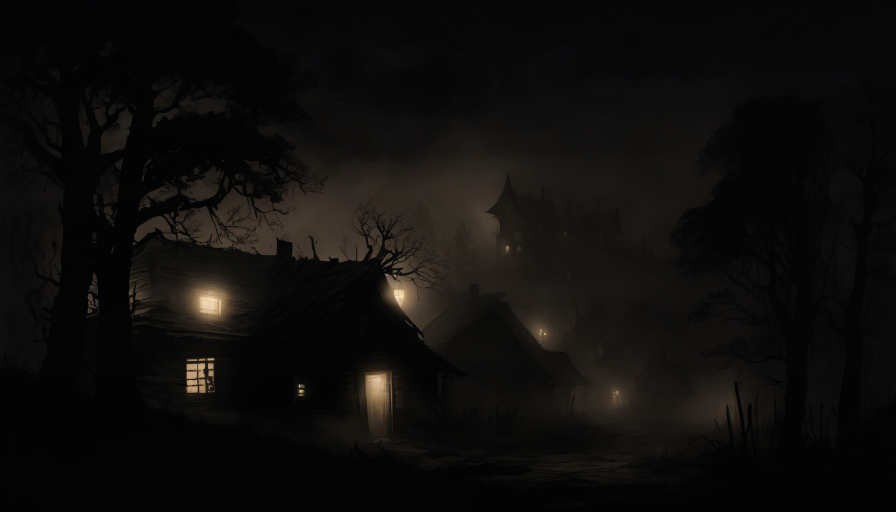
#> input picture Source/platform/aurora_os/devilution_launcher/assets/bg.jpg, 2688 x 1536 px (shown at 1/3 size)
$ python tanh_compress.py ../../../Source/platform/aurora_os/devilution_launcher/assets/bg.jpg out.png --vc 1.0
#> lines starting #> are read from the running program, lines starting #| are printed output that depends on the picture; after the words box and inside, x2 and y2 are one past the last pixel; in counts of white or black regions, pixels touching at a corner belong together
# -*- coding: utf-8 -*-
"""Компрессия ярких зон мягким tanh-плечом (см. assets/ART_PROMPTS.md).

V' = Vc * tanh(V / Vc)  -- монотонная кривая в HSV: тени не трогает
(при малых V почти тождественна), огни/блики мягко сатурируются к Vc.
Маски вида V*(1-k*smoothstep(t,V)) НЕмонотонны -- вокруг огней
расцветают жёлтые кольца, поэтому только tanh.

Пример (фон для магазинных карточек 9:16, Vc=0.35):
    python tanh_compress.py <src.jpg> <out.png> --vc 0.35 \
        --crop-aspect 9:16 --size 1080x1920 --color 0.90
"""
import argparse

import numpy as np
from PIL import Image, ImageEnhance, ImageFilter


def crop_to_aspect(img, aspect):
    w, h = img.size
    cur = w / h
    if cur > aspect:
        nw = int(h * aspect)
        box = ((w - nw) // 2, 0, (w + nw) // 2, h)
    else:
        nh = int(w / aspect)
        box = (0, (h - nh) // 2, w, (h + nh) // 2)
    return img.crop(box)


def to_hsv(arr):
    r, g, b = arr[..., 0], arr[..., 1], arr[..., 2]
    mx = np.maximum(np.maximum(r, g), b)
    mn = np.minimum(np.minimum(r, g), b)
    delta = mx - mn
    v = mx
    s = np.where(mx > 1e-6, delta / np.maximum(mx, 1e-6), 0.0)
    dz = np.zeros_like(delta)
    dz = np.where(delta > 1e-6, 60.0 * ((g - b) / np.where(delta > 1e-6, delta, 1.0)), dz)
    h = np.select(
        [mx == r, mx == g],
        [dz % 360.0, 60.0 * ((b - r) / np.where(delta > 1e-6, delta, 1.0) + 2.0)],
        default=60.0 * ((r - g) / np.where(delta > 1e-6, delta, 1.0) + 4.0),
    )
    return h, s, v


def warm_mask(h):
    # Красно-жёлтый сектор: >=330° и <=60° (как в palette_stats bg_post5).
    return (h >= 330.0) | (h <= 60.0)


def desat_warm(img, k):
    """Приглушает насыщенность только тёплых (красных/жёлтых) оттенков."""
    arr = np.asarray(img.convert("RGB"), dtype=np.float32) / 255.0
    h, s, v = to_hsv(arr)
    mx = v
    s_new = np.where(warm_mask(h), s * k, s)
    # Пересборка RGB из H/S'/V (канонические формулы, по секторам 0..5).
    c = s_new * v
    hp = np.clip(h / 60.0, 0.0, 5.9999)
    x = c * (1.0 - np.abs(hp % 2.0 - 1.0))
    z = np.zeros_like(c)
    idx = hp.astype(np.int64)
    r1 = np.choose(idx, [c, x, z, z, x, c])
    g1 = np.choose(idx, [x, c, c, x, z, z])
    b1 = np.choose(idx, [z, z, x, c, c, x])
    out = np.stack([r1, g1, b1], axis=-1) + (v - c)[..., None]
    return Image.fromarray((np.clip(out, 0.0, 1.0) * 255.0).astype(np.uint8))


def tanh_shoulder(img, vc):
    arr = np.asarray(img.convert("RGB"), dtype=np.float32) / 255.0
    r, g, b = arr[..., 0], arr[..., 1], arr[..., 2]
    mx = np.maximum(np.maximum(r, g), b)
    mn = np.minimum(np.minimum(r, g), b)
    delta = mx - mn
    v = mx
    # S=0 (серые) не трогаем; иначе сжимаем V и пересобираем RGB с тем же H/S
    scale = np.ones_like(v)
    lit = (delta > 1e-6) & (v > 1e-6)
    v_new = vc * np.tanh(v / vc)
    scale[lit] = v_new[lit] / v[lit]
    out = arr * scale[..., None]
    return Image.fromarray((np.clip(out, 0.0, 1.0) * 255.0).astype(np.uint8))


def warm_stats(img):
    arr = np.asarray(img.convert("RGB"), dtype=np.float32) / 255.0
    vis = arr.sum(axis=-1) > 60.0 / 255.0 * 3.0
    if not vis.any():
        return "red% - yellow% -"
    h, s, v = to_hsv(arr)
    hh = h[vis]
    red = ((hh >= 330.0) | (hh < 15.0)).mean() * 100.0
    yellow = ((hh >= 15.0) & (hh <= 60.0)).mean() * 100.0
    return "red% {:.1f} yellow% {:.1f}".format(red, yellow)


def main():
    ap = argparse.ArgumentParser()
    ap.add_argument("src")
    ap.add_argument("out")
    ap.add_argument("--vc", type=float, required=True, help="потолок светов, 0..1")
    ap.add_argument("--color", type=float, default=None, help="десатурация, напр. 0.90")
    ap.add_argument("--desat-warm", type=float, default=None,
                    help="приглушение насыщенности только тёплых (330..60 deg) оттенков")
    ap.add_argument("--blur", type=float, default=None, help="гауссово размытие, px")
    ap.add_argument("--brightness", type=float, default=None, help="множитель яркости после всего")
    ap.add_argument("--midtone", type=float, default=None,
                    help="подъём средних тонов, gamma-показатель, напр. 1.12")
    ap.add_argument("--vignette", type=float, default=None,
                    help="затемнение к краям, 0..1, напр. 0.35")
    ap.add_argument("--crop-aspect", default=None, help="напр. 9:16")
    ap.add_argument("--size", default=None, help="напр. 1080x1920")
    args = ap.parse_args()

    img = Image.open(args.src).convert("RGB")
#> img is the input picture: PIL image 2688x1536 RGB; mean R, G, B 14.8, 13.3, 11.6
    if args.crop_aspect:
        aw, ah = (float(x) for x in args.crop_aspect.split(":"))
        img = crop_to_aspect(img, aw / ah)
    if args.size:
        sw, sh = (int(x) for x in args.size.split("x"))
        img = img.resize((sw, sh), Image.LANCZOS)
    if args.color is not None:
        img = ImageEnhance.Color(img).enhance(args.color)
    before = warm_stats(img)
#> in warm_stats, `vis = arr.sum(axis=-1) > 60.0 / 255.0 * 3.0`:
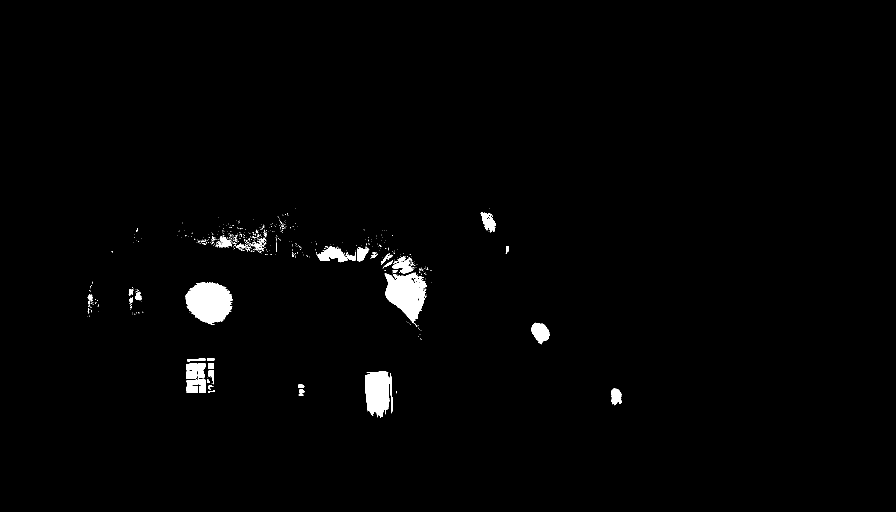
#> vis: shape (1536, 2688) bool (shown at 1/3 size); 1.3% white; 654 white regions (590 under 20 px), largest, box (x1, y1, x2, y2) and area: (556, 847, 699, 968) 12754, (1154, 821, 1280, 973) 10301, (1096, 1115, 1177, 1254) 8560
#> in to_hsv, `s = np.where(mx > 1e-6, delta / np.maximum(mx, 1e-6), 0.0)`:
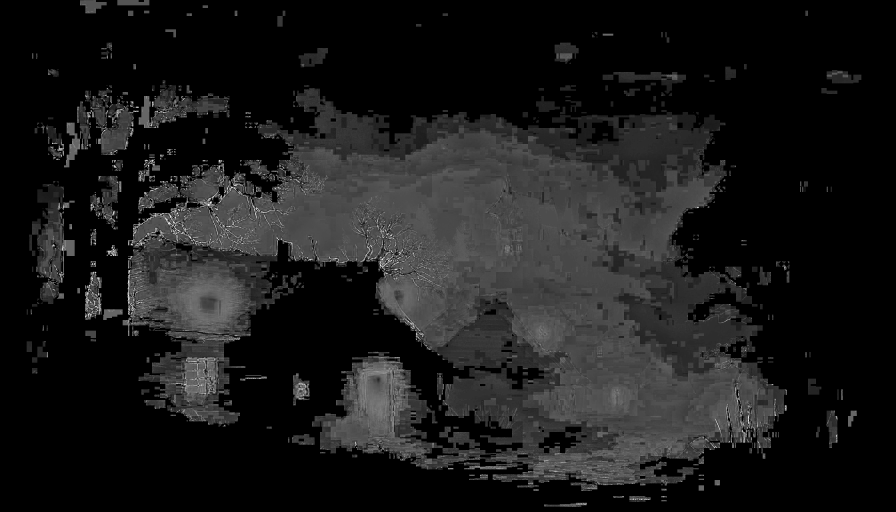
#> s: shape (1536, 2688) float32 (shown at 1/3 size); min 0, max 1, mean 0.105
#> in to_hsv, `dz = np.where(delta > 1e-6, 60.0 * ((g - b) / np.where(delta > 1e-6, d..`:
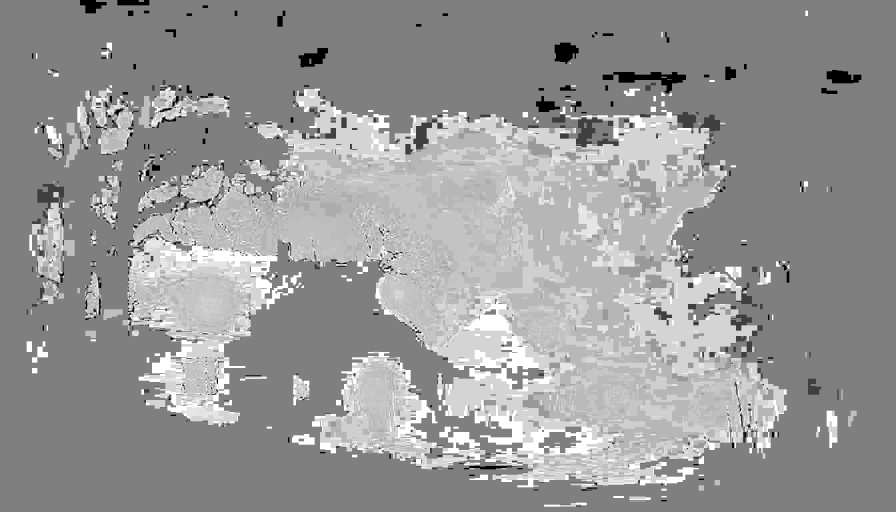
#> dz: shape (1536, 2688) float32 (shown at 1/3 size); min -60, max 60, mean 11.6; drawn with min black and max white
#> in to_hsv, `h = np.select( [mx == r, mx == g], [dz % 360.0, 60.0 * ((b - r) / np.w..`:
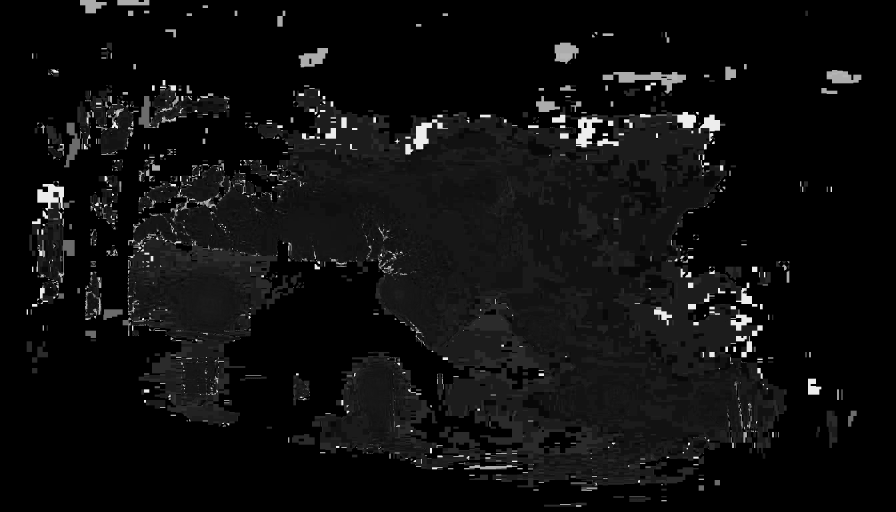
#> h: shape (1536, 2688) float32 (shown at 1/3 size); min 0, max 354, mean 20; drawn with min black and max white
#> in warm_stats, `red = ((hh >= 330.0) | (hh < 15.0)).mean() * 100.0`: red = 0.0435
#> in warm_stats, `yellow = ((hh >= 15.0) & (hh <= 60.0)).mean() * 100.0`: yellow = 99.94
#> before = 'red% 0.0 yellow% 99.9'
    if args.desat_warm is not None:
        img = desat_warm(img, args.desat_warm)
    img = tanh_shoulder(img, args.vc)
#> in tanh_shoulder, `lit = (delta > 1e-6) & (v > 1e-6)`:
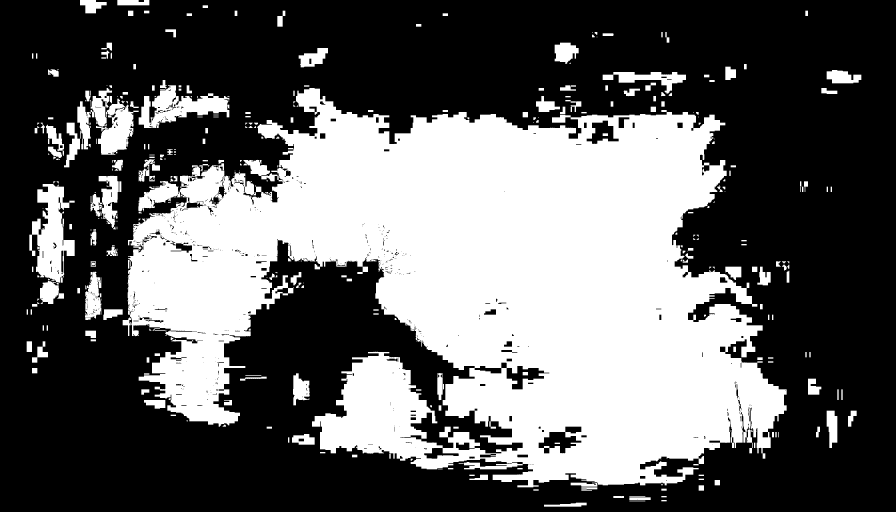
#> lit: shape (1536, 2688) bool (shown at 1/3 size); 38.1% white; 392 white regions (97 under 20 px), largest, box (x1, y1, x2, y2) and area: (383, 264, 2360, 1462) 1418018, (88, 552, 224, 912) 24601, (416, 256, 688, 384) 16230
#> in tanh_shoulder, `scale[lit] = v_new[lit] / v[lit]`:
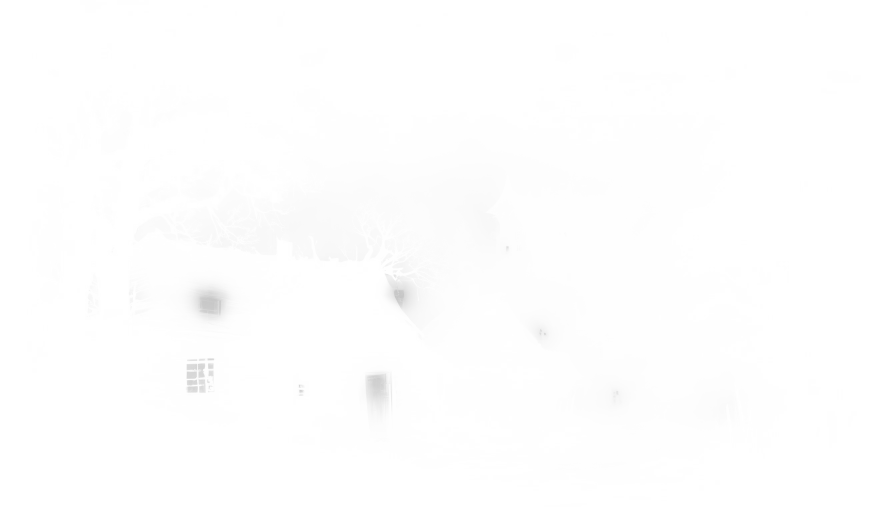
#> scale: shape (1536, 2688) float32 (shown at 1/3 size); min 0.762, max 1, mean 0.997
    print("warm: before [{}] after [{}]".format(before, warm_stats(img)))
#> in warm_stats (call 2), `vis = arr.sum(axis=-1) > 60.0 / 255.0 * 3.0`: vis: shape (1536, 2688) bool; 1.1% white; 496 white regions (446 under 20 px), largest, box (x1, y1, x2, y2) and area: (558, 848, 698, 966) 12329, (1154, 821, 1276, 973) 9590, (1096, 1115, 1177, 1252) 8299
#> in to_hsv (call 2), `r, g, b = arr[..., 0], arr[..., 1], arr[..., 2]`:
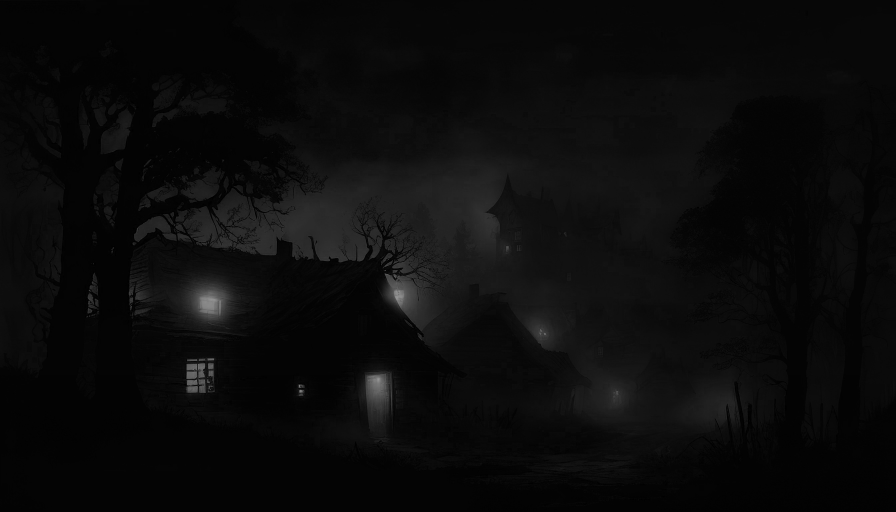
#> b: shape (1536, 2688) float32 (shown at 1/3 size); min 0, max 0.604, mean 0.0437
#| warm: before [red% 0.0 yellow% 99.9] after [red% 0.0 yellow% 100.0]
    if args.blur:
        img = img.filter(ImageFilter.GaussianBlur(args.blur))
    if args.midtone is not None:
        # Подъём средних тонов без задирания потолка: v' = v^(1/k).
        arr = np.asarray(img, dtype=np.float32) / 255.0
        arr = np.power(arr, 1.0 / args.midtone)
        img = Image.fromarray((np.clip(arr, 0.0, 1.0) * 255.0).astype(np.uint8))
    if args.vignette is not None:
        # Мягкая прямоугольная виньетка: гасит края (шпили/окна), центр живой.
        arr = np.asarray(img, dtype=np.float32) / 255.0
        hgt, wid = arr.shape[:2]
        nx = np.abs(np.linspace(-1.0, 1.0, wid))[None, :]
        ny = np.abs(np.linspace(-1.0, 1.0, hgt))[:, None]
        d = np.maximum(nx, ny)
        falloff = np.clip((d - 0.55) / 0.45, 0.0, 1.0)
        arr = arr * (1.0 - args.vignette * falloff)[..., None]
        img = Image.fromarray((np.clip(arr, 0.0, 1.0) * 255.0).astype(np.uint8))
    if args.brightness is not None:
        img = ImageEnhance.Brightness(img).enhance(args.brightness)
    img.save(args.out)
    arr = np.asarray(img.convert("L"), dtype=np.float32)
#> arr: shape (1536, 2688) float32
    print("saved {}: max {} p99.9 {} mean {:.1f}".format(
        args.out, int(arr.max()), int(np.percentile(arr, 99.9)), arr.mean()))
#| saved out.png: max 181 p99.9 148 mean 13.0


if __name__ == "__main__":
    main()

$ run again, on Source/platform/aurora_os/devilution_launcher/assets/bg_alt_cemetery_d62.jpg
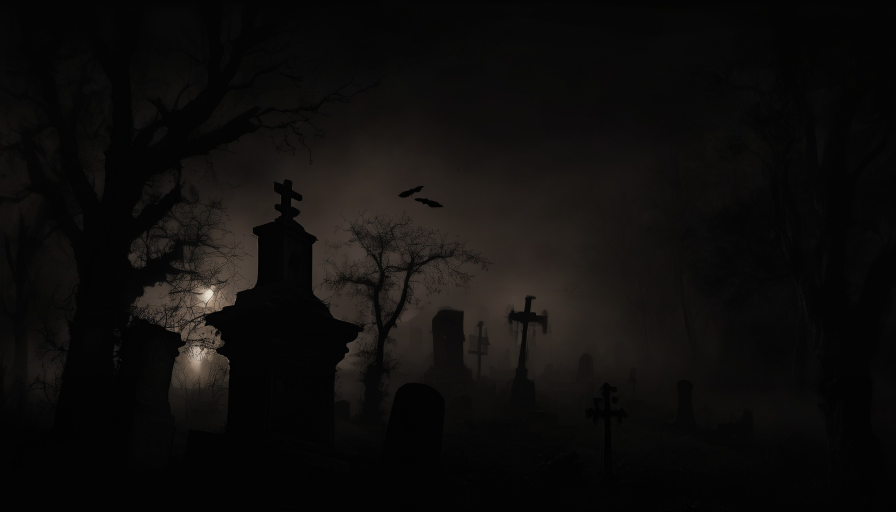
#> input picture Source/platform/aurora_os/devilution_launcher/assets/bg_alt_cemetery_d62.jpg, 2688 x 1536 px (shown at 1/3 size)
#> in main, img is the input picture: PIL image 2688x1536 RGB; mean R, G, B 14.6, 13.1, 11.9
#> vis: shape (1536, 2688) bool; 1.3% white; 1162 white regions (1089 under 20 px), largest, box (x1, y1, x2, y2) and area: (519, 699, 775, 980) 24035, (524, 964, 665, 1151) 13814, (431, 855, 541, 923) 3961
#> red = 0.79
#> yellow = 99.2
#> before = 'red% 0.8 yellow% 99.2'
#> in tanh_shoulder, `lit = (delta > 1e-6) & (v > 1e-6)`:
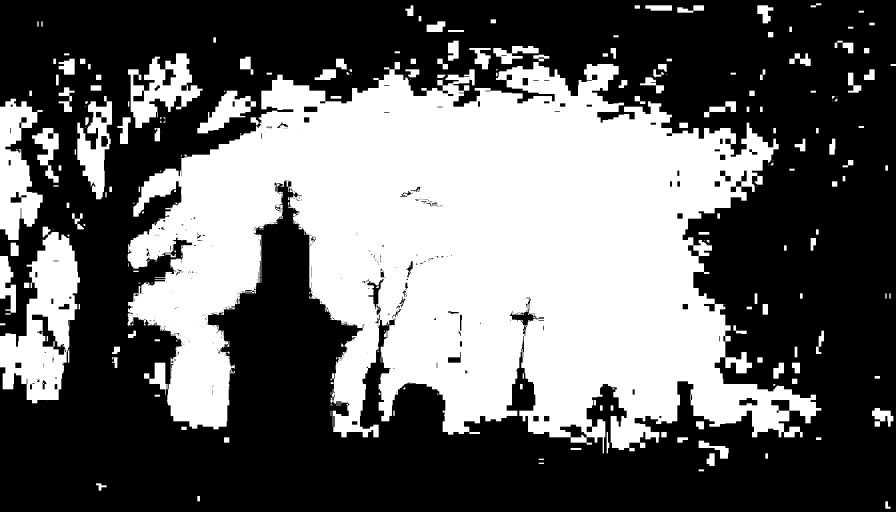
#> lit: shape (1536, 2688) bool (shown at 1/3 size); 40.4% white; 264 white regions (60 under 20 px), largest, box (x1, y1, x2, y2) and area: (383, 186, 2464, 1360) 1443602, (0, 696, 240, 1210) 64881, (0, 296, 128, 720) 32898
#> in warm_stats (call 2), `vis = arr.sum(axis=-1) > 60.0 / 255.0 * 3.0`:
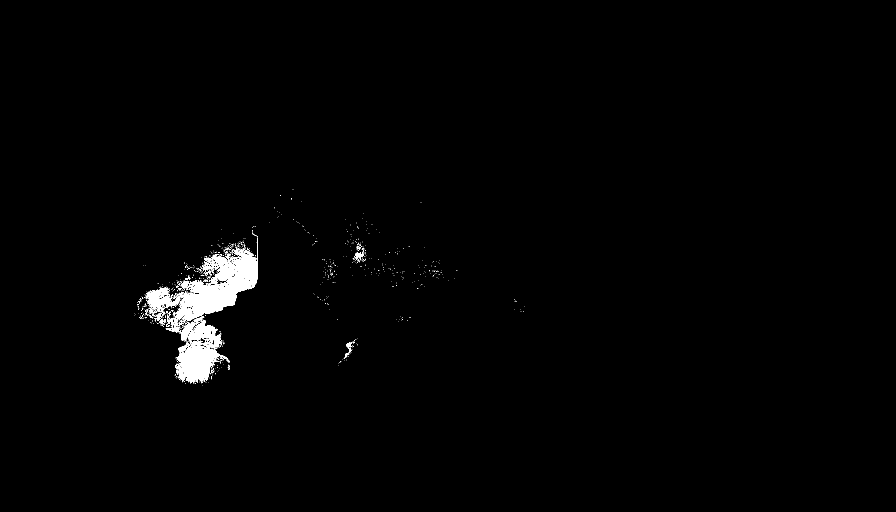
#> vis: shape (1536, 2688) bool (shown at 1/3 size); 1.1% white; 883 white regions (808 under 20 px), largest, box (x1, y1, x2, y2) and area: (519, 712, 774, 980) 21037, (530, 1020, 660, 1151) 9628, (564, 964, 665, 1046) 3514
#> red = 0.881
#> yellow = 99.11
#| warm: before [red% 0.8 yellow% 99.2] after [red% 0.9 yellow% 99.1]
#| saved out.png: max 182 p99.9 120 mean 12.9
